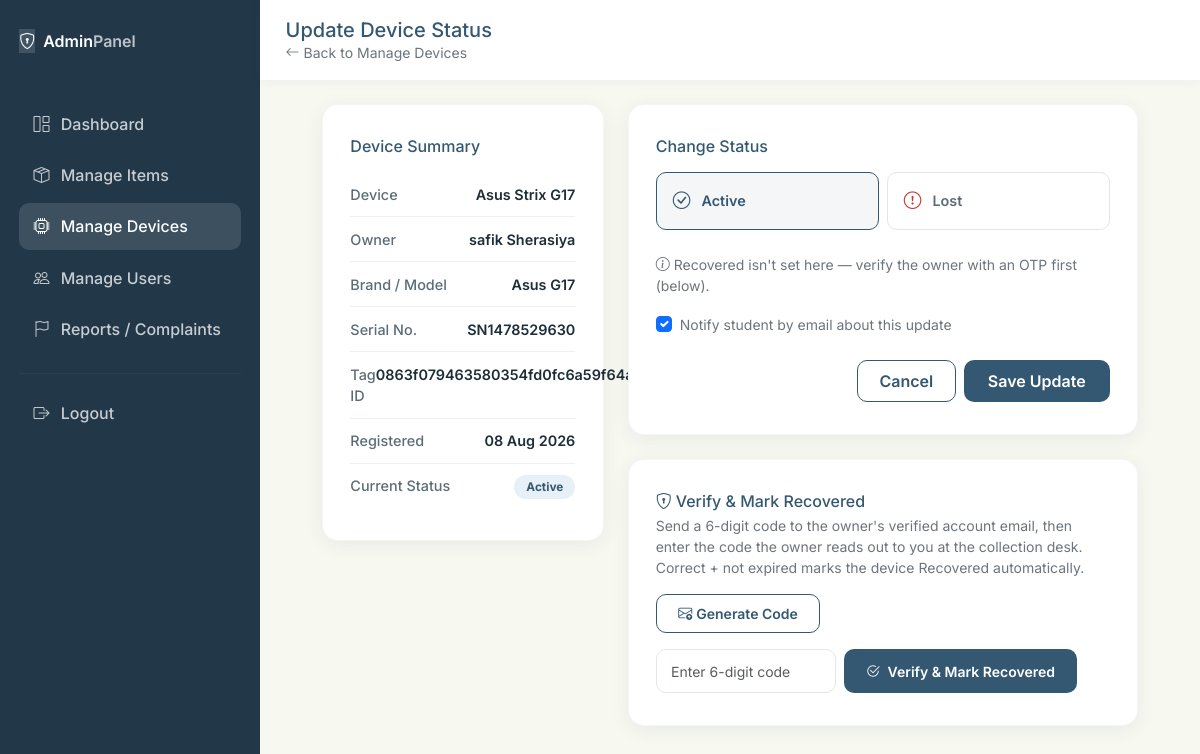
Screenshot of /admin/update_device.php?id=3 (signed in) with the database file from the repository.
### tables this page shows
CREATE TABLE `devices` (
  `id` int(11) NOT NULL,
  `user_id` int(11) NOT NULL,
  `device_name` varchar(150) NOT NULL,
  `brand` varchar(100) DEFAULT NULL,
  `model` varchar(100) DEFAULT NULL,
  `serial_number` varchar(150) DEFAULT NULL,
  `colour` varchar(50) DEFAULT NULL,
  `description` text DEFAULT NULL,
  `image` varchar(255) DEFAULT NULL,
  `image_hash` varchar(64) DEFAULT NULL,
  `qr_token` varchar(64) DEFAULT NULL,
  `qr_image` varchar(255) DEFAULT NULL,
  `otp` varchar(6) DEFAULT NULL,
  `otp_expiry` timestamp NULL DEFAULT NULL,
  `otp_verified_at` timestamp NULL DEFAULT NULL,
  `device_status` enum('active','lost','recovered') NOT NULL DEFAULT 'active',
  `created_at` timestamp NOT NULL DEFAULT current_timestamp()
);

CREATE TABLE `users` (
  `id` int(11) NOT NULL,
  `full_name` varchar(100) NOT NULL,
  `email` varchar(150) NOT NULL,
  `phone` varchar(20) DEFAULT NULL,
  `enrollment_no` varchar(50) DEFAULT NULL,
  `department` varchar(100) DEFAULT NULL,
  `password` varchar(255) NOT NULL,
  `role` enum('student','admin') NOT NULL DEFAULT 'student',
  `email_verified` tinyint(1) NOT NULL DEFAULT 0,
  `verification_token` varchar(64) DEFAULT NULL,
  `token_expires_at` timestamp NULL DEFAULT NULL,
  `profile_pic` varchar(255) DEFAULT NULL,
  `created_at` timestamp NOT NULL DEFAULT current_timestamp()
);

### admin/update_device.php (the view, shortened to what this page needs)
<?php
require_once __DIR__ . '/../includes/db.php';
$device_id = (int)($_GET['id'] ?? $_POST['device_id'] ?? 0);
$stmt = $pdo->prepare("SELECT devices.*, users.full_name AS owner, users.email AS owner_email
    FROM devices JOIN users ON devices.user_id = users.id WHERE devices.id = ?");
$stmt->execute([$device_id]);
$device = $stmt->fetch();
?>
<!DOCTYPE html>
<html lang="en">
<head>
<link href="https://cdn.jsdelivr.net/npm/bootstrap@5.3.3/dist/css/bootstrap.min.css" rel="stylesheet">
<link href="https://cdn.jsdelivr.net/npm/bootstrap-icons@1.11.3/font/bootstrap-icons.css" rel="stylesheet">
<link href="../assets/css/style.css" rel="stylesheet">
</head>
<body style="background:var(--paper)">
<div class="d-flex">
  <div class="dash-sidebar admin-sidebar" style="width:260px; flex-shrink:0;">
    <div class="d-flex align-items-center gap-2 mb-5">
      <span class="brand-tag"><i class="bi bi-shield-lock"></i></span>
      <span class="fw-semibold">Admin<span style="opacity:.7">Panel</span></span>
    </div>
    <nav class="nav flex-column">
      <a class="nav-link" href="dashboard.php"><i class="bi bi-grid-1x2"></i> Dashboard</a>
      <a class="nav-link" href="manage_items.php"><i class="bi bi-box-seam"></i> Manage Items</a>
      <a class="nav-link active" href="manage_devices.php"><i class="bi bi-cpu"></i> Manage Devices</a>
      <a class="nav-link" href="users.php"><i class="bi bi-people"></i> Manage Users</a>
      <a class="nav-link" href="reports.php"><i class="bi bi-flag"></i> Reports / Complaints</a>
      <hr style="border-color:rgba(255,255,255,0.15)">
      <a class="nav-link" href="../logout.php"><i class="bi bi-box-arrow-right"></i> Logout</a>
    </nav>
  </div>
  <div class="flex-grow-1">
    <div class="dash-topbar">
      <div>
        <h5 class="mb-0" style="color:var(--deep)">Update Device Status</h5>
        <div class="text-secondary small"><a href="manage_devices.php" class="text-secondary"><i class="bi bi-arrow-left me-1"></i>Back to Manage Devices</a></div>
      </div>
    </div>
    <div class="container-fluid p-4">
      <div class="row g-4 justify-content-center">
        <div class="col-lg-4">
          <div class="feature-card">
            <h6 class="mb-3" style="color:var(--deep)">Device Summary</h6>
            <div class="info-row"><span class="label">Device</span><span class="value"><?php echo htmlspecialchars($device['device_name']); ?></span></div>
            <div class="info-row"><span class="label">Owner</span><span class="value"><?php echo htmlspecialchars($device['owner']); ?></span></div>
            <div class="info-row"><span class="label">Brand / Model</span><span class="value"><?php echo htmlspecialchars($device['brand']); ?><?php echo $device['model'] ? ' ' . htmlspecialchars($device['model']) : ''; ?></span></div>
            <div class="info-row"><span class="label">Serial No.</span><span class="value"><?php echo htmlspecialchars($device['serial_number'] ?: '—'); ?></span></div>
            <div class="info-row"><span class="label">Tag ID</span><span class="value"><?php echo htmlspecialchars($device['qr_token'] ?: '—'); ?></span></div>
            <div class="info-row"><span class="label">Registered</span><span class="value"><?php echo date('d M Y', strtotime($device['created_at'])); ?></span></div>
            <div class="info-row"><span class="label">Current Status</span><span class="value"><span class="badge-status badge-<?php echo htmlspecialchars($device['device_status']); ?>"><?php echo ucfirst($device['device_status']); ?></span></span></div>
          </div>
        </div>
        <div class="col-lg-7">
          <div class="feature-card">
            <h6 class="mb-3" style="color:var(--deep)">Change Status</h6>
            <form action="update_device.php?id=<?php echo $device['id']; ?>" method="POST" novalidate>
              <div class="row g-2 mb-4">
                <div class="col-md-6">
                  <label class="status-option active">
                    <i class="bi bi-check-circle"></i> Active
                  </label>
                </div>
                <div class="col-md-6">
                  <label class="status-option lost">
                    <i class="bi bi-exclamation-circle"></i> Lost
                  </label>
                </div>
              </div>
              <p class="text-secondary small mb-3"><i class="bi bi-info-circle me-1"></i>Recovered isn't set here — verify the owner with an OTP first (below).</p>
              <div class="form-check mt-3">
                <input class="form-check-input" type="checkbox" id="sendEmail" name="sendEmail" checked>
                <label class="form-check-label small text-secondary" for="sendEmail">
                  Notify student by email about this update
                </label>
              </div>
              <div class="d-flex justify-content-end gap-2 mt-4">
                <a href="manage_devices.php" class="btn btn-outline-brand">Cancel</a>
                <button type="submit" class="btn btn-brand px-4">Save Update</button>
              </div>
            </form>
          </div>
          <?php if ($device['device_status'] !== 'recovered'): ?>
          <div class="feature-card mt-4">
            <h6 class="mb-1" style="color:var(--deep)"><i class="bi bi-shield-lock me-1"></i>Verify &amp; Mark Recovered</h6>
            <p class="text-secondary small mb-3">Send a 6-digit code to the owner's verified account email, then enter the code the owner reads out to you at the collection desk. Correct + not expired marks the device Recovered automatically.</p>
            <div class="d-flex gap-2 flex-wrap">
              <form action="update_device.php?id=<?php echo $device['id']; ?>" method="POST" class="d-flex gap-2">
                <button type="submit" class="btn btn-outline-brand btn-sm"><i class="bi bi-envelope-arrow-up me-1"></i><?php echo !empty($device['otp']) ? 'Resend Code' : 'Generate Code'; ?></button>
              </form>
            </div>
            <form action="update_device.php?id=<?php echo $device['id']; ?>" method="POST" class="d-flex gap-2 mt-3">
              <input type="text" name="otp_input" class="form-control form-control-sm" maxlength="6" placeholder="Enter 6-digit code" style="max-width:180px" required>
              <button type="submit" class="btn btn-brand btn-sm"><i class="bi bi-check2-circle me-1"></i> Verify &amp; Mark Recovered</button>
            </form>
          </div>
          <?php else: ?>
          <div class="feature-card mt-4">
            <div class="text-success small"><i class="bi bi-patch-check-fill me-1"></i>Ownership verified with OTP on <?php echo date('d M Y, h:i A', strtotime($device['otp_verified_at'])); ?>. This device is marked Recovered.</div>
          </div>
          <?php endif; ?>
        </div>
      </div>
    </div>
  </div>
</div>
</body>
</html>

### assets/css/style.css (style rules this page uses)
:root { --deep: #355872; --mid: #7AAACE; --light: #9CD5FF; --paper: #F7F8F0; --ink: #1E2E38; --ink-soft: #5B6C77; --white: #FFFFFF; --radius-sm: 10px; --radius-md: 16px; --radius-lg: 26px; --shadow-soft: 0 10px 30px rgba(53, 88, 114, 0.10); --shadow-card: 0 4px 18px rgba(53, 88, 114, 0.08); --font-display: 'Fraunces', 'Georgia', serif; --font-body: 'Inter', -apple-system, Segoe UI, sans-serif; }
* { box-sizing: border-box; }
body { font-family: var(--font-body); background: var(--paper); color: var(--ink); -webkit-font-smoothing: antialiased; }
a { color: var(--deep); text-decoration: none; }
.btn-brand { background: var(--deep); border: none; color: var(--white); border-radius: var(--radius-sm); padding: 0.55rem 1.4rem; font-weight: 600; transition: all 0.2s ease; }
.btn-outline-brand { border: 1.5px solid var(--deep); color: var(--deep); border-radius: var(--radius-sm); padding: 0.5rem 1.35rem; font-weight: 600; background: transparent; }
.feature-card { background: var(--white); border-radius: var(--radius-md); padding: 2rem 1.7rem; box-shadow: var(--shadow-card); border: 1px solid rgba(53,88,114,0.05); transition: transform 0.25s ease, box-shadow 0.25s ease; }
.form-control { border-radius: var(--radius-sm); border: 1.5px solid #E1E7EA; padding: 0.68rem 0.9rem; }
.dash-sidebar { background: var(--deep); min-height: 100vh; color: var(--white); padding: 1.8rem 1.2rem; }
.dash-sidebar .brand-tag { background: rgba(255,255,255,0.14); }
.dash-sidebar .nav-link { color: rgba(255,255,255,0.75); font-weight: 500; padding: 0.7rem 0.9rem; border-radius: 10px; margin-bottom: 0.3rem; display: flex; align-items: center; gap: 0.7rem; }
.dash-sidebar .nav-link.active, .dash-sidebar .nav-link:hover { background: rgba(255,255,255,0.12); color: var(--white); }
.dash-topbar { background: var(--white); padding: 1.1rem 1.6rem; box-shadow: 0 2px 10px rgba(53,88,114,0.05); display: flex; justify-content: space-between; align-items: center; }
.badge-status { padding: 0.32rem 0.75rem; border-radius: 20px; font-size: 0.74rem; font-weight: 700; text-transform: capitalize; }
.admin-sidebar { background: #223849; }
.admin-sidebar .nav-link.active, .admin-sidebar .nav-link:hover { background: rgba(255,255,255,0.12); color: var(--white); }

### admin/update_device.php (style rules this page uses)
.status-option { border: 1.5px solid #E1E7EA; border-radius: var(--radius-sm); padding: 0.9rem 1rem; cursor: pointer; display: flex; align-items: center; gap: 0.7rem; font-weight: 600; font-size: 0.9rem; color: var(--ink-soft); }
.status-option i { font-size: 1.1rem; }
.status-option.active i { color: var(--deep); }
.status-option.lost i { color: #C23A3A; }
.status-option:has(input:checked) { border-color: var(--deep); background: rgba(53,88,114,0.05); color: var(--deep); }
.info-row { display: flex; justify-content: space-between; padding: 0.7rem 0; border-bottom: 1px solid #EEF1EC; font-size: 0.9rem; }
.info-row:last-child { border-bottom: none; }
.info-row .label { color: var(--ink-soft); font-weight: 500; }
.info-row .value { color: var(--ink); font-weight: 600; text-align: right; }
.badge-active { background: rgba(122,170,206,0.18); color: var(--deep); }

### rows the page displays
devices: device_name "Asus Strix G17", user.full_name "safik Sherasiya", brand "Asus", model "G17", serial_number "SN1478529630", qr_token "0863f079463580354fd0fc6a59f64a68", created_at "08 Aug 2026", device_status "Active"
